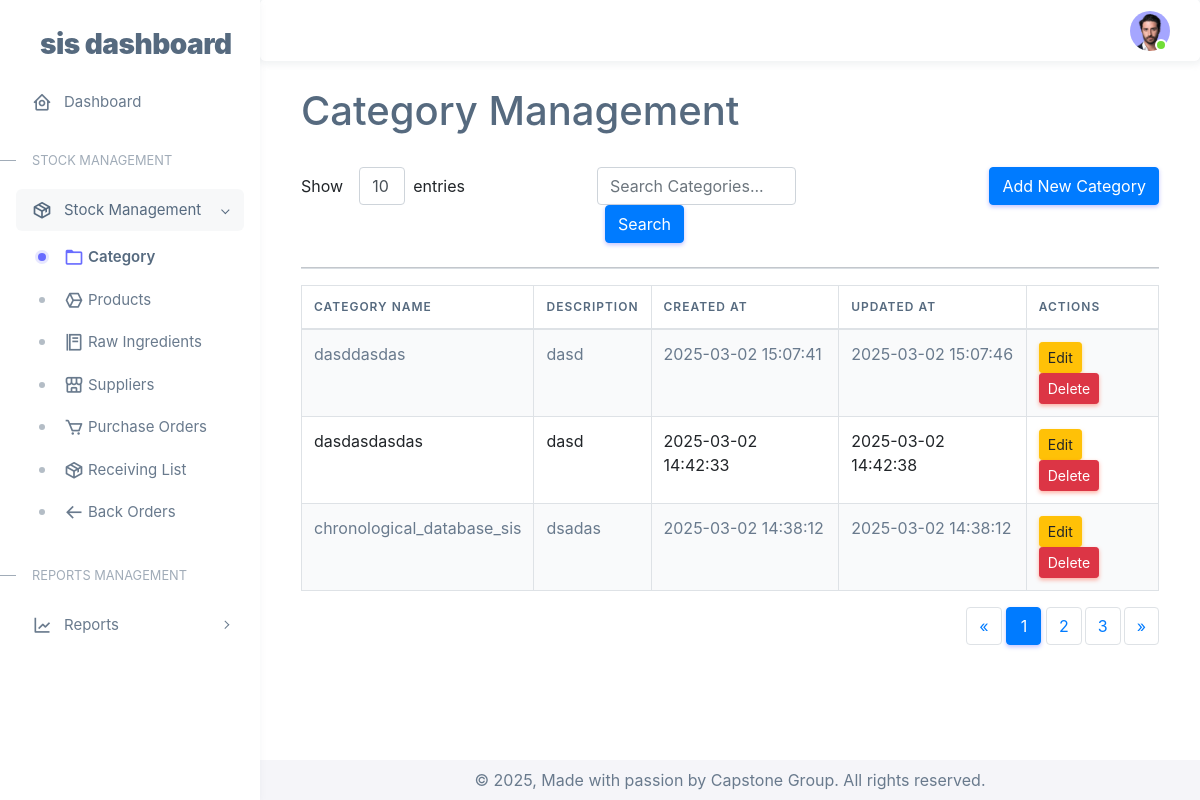
The page /stockclerk/index_admin.php?page=category on the database as committed earlier.
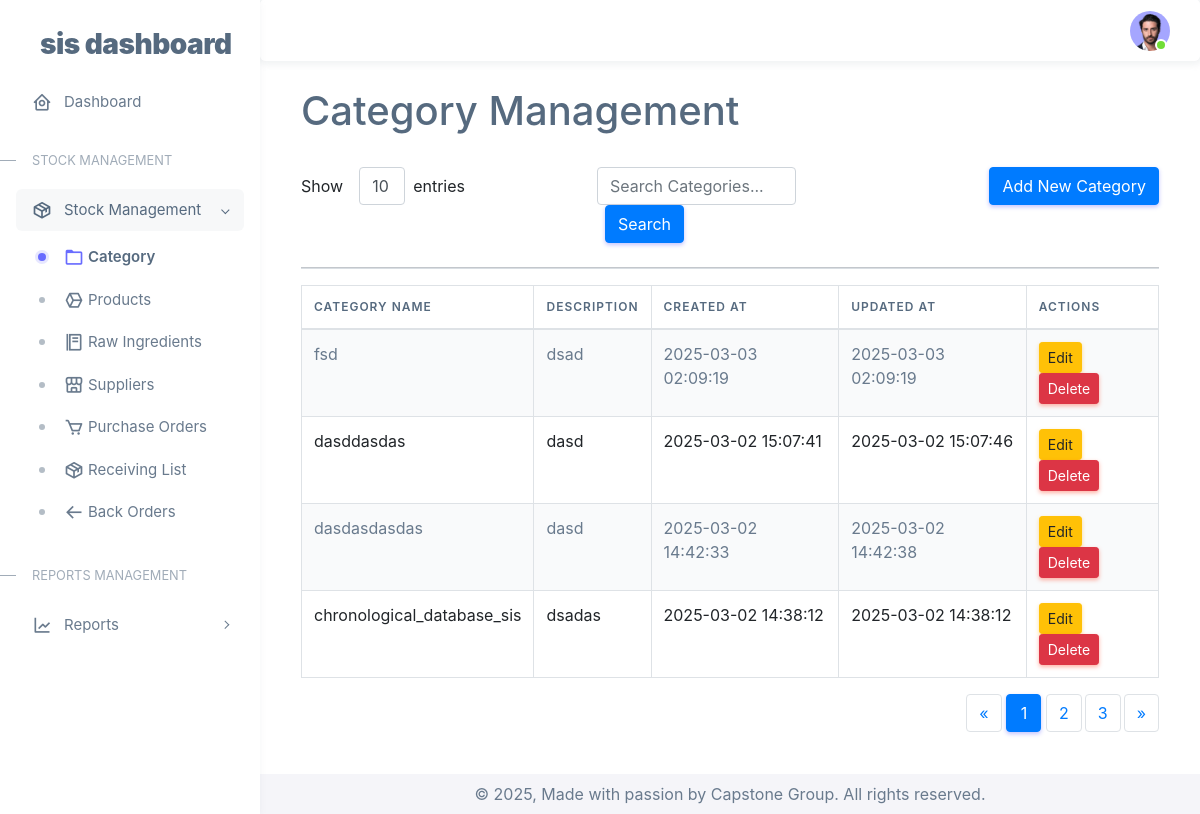
The same page on the database as committed later.
### tables this page shows
CREATE TABLE `tbl_categories` (
  `category_id` int(11) NOT NULL,
  `category_name` varchar(255) NOT NULL,
  `category_description` text DEFAULT NULL,
  `created_at` timestamp NOT NULL DEFAULT current_timestamp(),
  `updated_at` timestamp NOT NULL DEFAULT current_timestamp() ON UPDATE current_timestamp()
);

### stockclerk/pages/functions/category-functions.php (called while the page is built, shortened)
<?php
include('connection.php');
$query = "SELECT * FROM tbl_categories ORDER BY created_at DESC";
$result = mysqli_query($conn, $query);
?>

### stockclerk/pages/category.php (the view, shortened to what this page needs)
<?php include 'functions/category-functions.php'; ?>
<link href="https://stackpath.bootstrapcdn.com/bootstrap/4.5.2/css/bootstrap.min.css" rel="stylesheet">
<div class="container my-7" style="max-width: 100%; width: 120%;">
    <h1 class="text-left">Category Management</h1>
    <br>
                <div class="row mb-4">
                      <div class="col-md-4">
                    <form method="GET" action="index_admin.php?page=category">
                        <div class="form-inline w-100">
                            <label for="limit" class="mr-2">Show</label>
                            <select name="limit" class="form-control ml-2">
                                <option value="10">10</option>
                            </select>
                                    <label for="limit" class="ml-2">entries</label>
                                </div>
                            </form>
                        </div>
                <div class="col-md-4">
                    <form method="GET" action="index_admin.php?page=category">
                        <div class="form-inline w-100">
                            <input type="text" name="search" class="form-control w-75" placeholder="Search Categories...">
                            <button type="submit" class="btn btn-primary ml-2">Search</button>
                        </div>
                    </form>
                </div>
                <div class="col-md-4 text-right">
                    <button class="btn btn-primary" data-toggle="modal" data-target="#addCategoryModal">Add New Category</button>
                </div>
            </div>
    <hr>
    <div class="table-responsive">
        <table class="table table-bordered table-striped">
            <thead>
                <tr>
                    <th>Category Name</th>
                    <th>Description</th>
                    <th>Created At</th>
                    <th>Updated At</th>
                    <th>Actions</th>
                </tr>
            </thead>
            <tbody>
                <?php while ($category = mysqli_fetch_assoc($result)): ?>
                    <tr>
                        <td><?php echo $category['category_name']; ?></td>
                        <td><?php echo $category['category_description']; ?></td>
                        <td><?php echo $category['created_at']; ?></td>
                        <td><?php echo $category['updated_at']; ?></td>
                        <td>
                            <button onclick="openEditForm(<?php echo $category['category_id']; ?>, '<?php echo $category['category_name']; ?>', '<?php echo $category['category_description']; ?>')" class="btn btn-warning btn-sm" data-toggle="modal" data-target="#editCategoryModal">Edit</button>
                            <button type="button" class="btn btn-danger btn-sm" data-toggle="modal" data-target="#deleteCategoryModal" onclick="setDeleteData(<?php echo $category['category_id']; ?>, '<?php echo $category['category_name']; ?>')">Delete</button>
                        </td>
                    </tr>
                <?php endwhile; ?>
            </tbody>
        </table>
    </div>
                <nav>
                <ul class="pagination justify-content-end">
                    <li class="page-item">
                        <a class="page-link" href="#" aria-label="Previous">
                            <span aria-hidden="true">&laquo;</span>
                        </a>
                    </li>
                    <li class="page-item active">
                        <a class="page-link" href="#">1</a>
                    </li>
                    <li class="page-item">
                        <a class="page-link" href="#">2</a>
                    </li>
                    <li class="page-item">
                        <a class="page-link" href="#">3</a>
                    </li>
                    <li class="page-item">
                        <a class="page-link" href="#" aria-label="Next">
                            <span aria-hidden="true">&raquo;</span>
                        </a>
                    </li>
                </ul>
            </nav>
</div>

### stockclerk/index_admin.php (shortened to what this page needs)
<!DOCTYPE html>
<?php include 'includes/tophead.php'; ?>
  <body>
  <div class="layout-wrapper layout-content-navbar">
      <div class="layout-container">
      <?php include 'includes/sidebar.php'; ?>
      <div class="layout-page">
        <?php include 'includes/topnavbar.php'; ?>
        <div class="content-wrapper">
              <div class="container-xxl flex-grow-1 container-p-y">
                  <?php
                  $page = isset($_GET['page']) ? $_GET['page'] : 'dashboard';
                  switch ($page) {
                      case 'category':
                        include 'pages/category.php';
                          break;
                  }
                  ?>
              </div>
              <?php include 'includes/footer.php'; ?>
          </div>
        </div>
      </div>
  </div>
  </body>
</html>

### stockclerk/includes/tophead.php (shortened to what this page needs)
<head>
    <link rel="stylesheet" href="assets/vendor/fonts/boxicons.css" />
     <link rel="stylesheet" href="assets/vendor/css/core.css" class="template-customizer-core-css" />
    <link rel="stylesheet" href="assets/vendor/css/theme-default.css" class="template-customizer-theme-css" />
    <link rel="stylesheet" href="assets/css/demo.css" />
    <link rel="stylesheet" href="assets/vendor/libs/perfect-scrollbar/perfect-scrollbar.css" />
    <link rel="stylesheet" href="assets/vendor/libs/apex-charts/apex-charts.css" />
  </head>

### stockclerk/includes/sidebar.php (shortened to what this page needs)
<aside id="layout-menu" class="layout-menu menu-vertical menu bg-menu-theme">
  <div class="app-brand demo">
    <a href="index_admin.php" class="app-brand-link">
      <span class="app-brand-text demo menu-text fw-bolder ms-2">SIS DASHBOARD</span>
    </a>
  </div>
  <ul class="menu-inner py-1">
    <li class="menu-item <?php echo (isset($_GET['page']) && $_GET['page'] == 'dashboard') ? 'active' : ''; ?>">
      <a href="index_admin.php?page=dashboard" class="menu-link">
        <i class="menu-icon tf-icons bx bx-home-circle"></i>
        <div>Dashboard</div>
      </a>
    </li>
    <li class="menu-header small text-uppercase"><span class="menu-header-text">Stock Management</span></li>
    <li class="menu-item <?php echo (isset($_GET['page']) && in_array($_GET['page'], ['category', 'products', 'raw_ingredients', 'suppliers', 'purchase_orders', 'receiving_list', 'back_orders'])) ? 'open' : ''; ?>">
      <a href="javascript:void(0);" class="menu-link menu-toggle">
        <i class="menu-icon tf-icons bx bx-package"></i>
        <div>Stock Management</div>
      </a>
      <ul class="menu-sub">
        <li class="menu-item <?php echo (isset($_GET['page']) && $_GET['page'] == 'category') ? 'active' : ''; ?>">
          <a href="index_admin.php?page=category" class="menu-link">
            <i class="menu-icon tf-icons bx bx-folder"></i>
            <div>Category</div>
          </a>
        </li>
        <li class="menu-item <?php echo (isset($_GET['page']) && $_GET['page'] == 'products') ? 'active' : ''; ?>">
          <a href="index_admin.php?page=products" class="menu-link">
            <i class="menu-icon tf-icons bx bx-cube-alt"></i>
            <div>Products</div>
          </a>
        </li>
        <li class="menu-item <?php echo (isset($_GET['page']) && $_GET['page'] == 'raw_ingredients') ? 'active' : ''; ?>">
          <a href="index_admin.php?page=raw_ingredients" class="menu-link">
            <i class="menu-icon tf-icons bx bx-food-menu"></i>
            <div>Raw Ingredients</div>
          </a>
        </li>
        <li class="menu-item <?php echo (isset($_GET['page']) && $_GET['page'] == 'suppliers') ? 'active' : ''; ?>">
          <a href="index_admin.php?page=suppliers" class="menu-link">
            <i class="menu-icon tf-icons bx bx-store-alt"></i>
            <div>Suppliers</div>
          </a>
        </li>
        <li class="menu-item <?php echo (isset($_GET['page']) && $_GET['page'] == 'purchase_orders') ? 'active' : ''; ?>">
          <a href="index_admin.php?page=purchase_orders" class="menu-link">
            <i class="menu-icon tf-icons bx bx-cart"></i>
            <div>Purchase Orders</div>
          </a>
        </li>
        <li class="menu-item <?php echo (isset($_GET['page']) && $_GET['page'] == 'receiving_list') ? 'active' : ''; ?>">
          <a href="index_admin.php?page=receiving_list" class="menu-link">
            <i class="menu-icon tf-icons bx bx-package"></i>
            <div>Receiving List</div>
          </a>
        </li>
        <li class="menu-item <?php echo (isset($_GET['page']) && $_GET['page'] == 'back_orders') ? 'active' : ''; ?>">
          <a href="index_admin.php?page=back_orders" class="menu-link">
            <i class="menu-icon tf-icons bx bx-arrow-back"></i>
            <div>Back Orders</div>
          </a>
        </li>
      </ul>
    </li>
    <li class="menu-header small text-uppercase"><span class="menu-header-text">Reports Management</span></li>
    <li class="menu-item <?php echo (isset($_GET['page']) && in_array($_GET['page'], ['inventory_reports', 'sales_reports', 'order_reports', 'supplier_reports', 'back_order_reports', 'raw_ingredients_reports'])) ? 'open' : ''; ?>">
      <a href="javascript:void(0);" class="menu-link menu-toggle">
        <i class="menu-icon tf-icons bx bx-line-chart"></i>
        <div>Reports</div>
      </a>
    </li>
  </ul>
</aside>

### stockclerk/includes/topnavbar.php (shortened to what this page needs)
<nav class="layout-navbar navbar navbar-expand-xl navbar-detached align-items-center bg-navbar-theme" id="layout-navbar" style="width: 100%; max-width: 100%; margin-top: -1.3px;">
            <div class="navbar-nav-right d-flex align-items-center" id="navbar-collapse">
              <ul class="navbar-nav flex-row align-items-center ms-auto">
                <li class="nav-item navbar-dropdown dropdown-user dropdown">
                  <a class="nav-link dropdown-toggle hide-arrow" href="javascript:void(0);" data-bs-toggle="dropdown">
                    <div class="avatar avatar-online">
                      <img src="assets/img/avatars/1.png" alt class="w-px-40 h-auto rounded-circle" />
                    </div>
                  </a>
                    </li>
                  </ul>
            </div>
    </nav>

### stockclerk/includes/footer.php
<footer class="content-footer footer bg-footer-theme">
            <div class="container-xxl d-flex flex-wrap justify-content-center py-2 flex-md-row flex-column">
              <div class="mb-2 mb-md-0 text-center">
                <p class="mb-0">&copy; 2025, Made with passion by Capstone Group. All rights reserved.</p>
              </div>
            </div>
          </footer>

### stockclerk/assets/css/demo.css (style rules this page uses)
.menu .app-brand.demo { height: 64px; margin-top: 12px; }
.app-brand-text.demo { font-size: 1.75rem; letter-spacing: -0.5px; text-transform: lowercase; }

Rows that differ between the two databases and show on the page:
added tbl_categories: category_name "fsd", category_description "dsad", created_at "2025-03-03 02:09:19", updated_at "2025-03-03 02:09:19"
